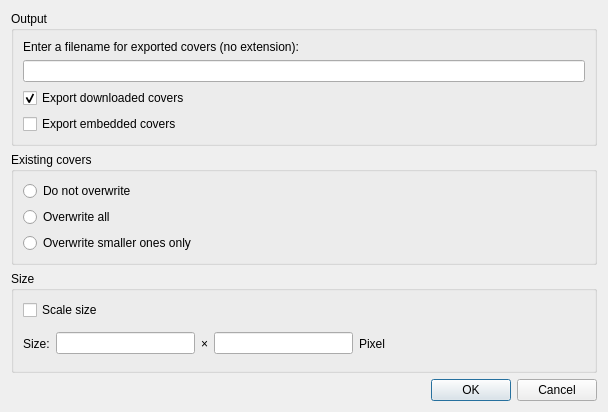
<?xml version="1.0" encoding="UTF-8"?>
<ui version="4.0">
 <class>AlbumCoverExport</class>
 <widget class="QDialog" name="AlbumCoverExport">
  <property name="geometry">
   <rect>
    <x>0</x>
    <y>0</y>
    <width>608</width>
    <height>412</height>
   </rect>
  </property>
  <property name="sizePolicy">
   <sizepolicy hsizetype="Fixed" vsizetype="Fixed">
    <horstretch>0</horstretch>
    <verstretch>0</verstretch>
   </sizepolicy>
  </property>
  <property name="windowTitle">
   <string>Export covers</string>
  </property>
  <property name="windowIcon">
   <iconset resource="../../data/data.qrc">
    <normaloff>:/icons/64x64/strawberry.png</normaloff>:/icons/64x64/strawberry.png</iconset>
  </property>
  <layout class="QVBoxLayout" name="verticalLayout">
   <item>
    <widget class="QGroupBox" name="groupBox">
     <property name="title">
      <string>Output</string>
     </property>
     <layout class="QVBoxLayout" name="verticalLayout_2">
      <item>
       <widget class="QLabel" name="label">
        <property name="text">
         <string>Enter a filename for exported covers (no extension):</string>
        </property>
       </widget>
      </item>
      <item>
       <widget class="QLineEdit" name="fileName"/>
      </item>
      <item>
       <widget class="QCheckBox" name="export_downloaded">
        <property name="text">
         <string>Export downloaded covers</string>
        </property>
        <property name="checked">
         <bool>true</bool>
        </property>
       </widget>
      </item>
      <item>
       <widget class="QCheckBox" name="export_embedded">
        <property name="text">
         <string>Export embedded covers</string>
        </property>
        <property name="checked">
         <bool>false</bool>
        </property>
       </widget>
      </item>
     </layout>
    </widget>
   </item>
   <item>
    <widget class="QGroupBox" name="groupBox_2">
     <property name="title">
      <string>Existing covers</string>
     </property>
     <layout class="QVBoxLayout" name="verticalLayout_3">
      <item>
       <widget class="QRadioButton" name="doNotOverwrite">
        <property name="text">
         <string>Do not overwrite</string>
        </property>
       </widget>
      </item>
      <item>
       <widget class="QRadioButton" name="overwriteAll">
        <property name="text">
         <string>Overwrite all</string>
        </property>
       </widget>
      </item>
      <item>
       <widget class="QRadioButton" name="overwriteSmaller">
        <property name="text">
         <string>Overwrite smaller ones only</string>
        </property>
       </widget>
      </item>
     </layout>
    </widget>
   </item>
   <item>
    <widget class="QGroupBox" name="groupBox_3">
     <property name="title">
      <string>Size</string>
     </property>
     <layout class="QVBoxLayout" name="verticalLayout_4">
      <item>
       <widget class="QCheckBox" name="forceSize">
        <property name="font">
         <font>
          <weight>50</weight>
          <bold>false</bold>
         </font>
        </property>
        <property name="text">
         <string>Scale size</string>
        </property>
       </widget>
      </item>
      <item>
       <layout class="QHBoxLayout" name="horizontalLayout">
        <item>
         <widget class="QLabel" name="label_4">
          <property name="text">
           <string>Size:</string>
          </property>
         </widget>
        </item>
        <item>
         <widget class="QLineEdit" name="width">
          <property name="sizePolicy">
           <sizepolicy hsizetype="Expanding" vsizetype="Fixed">
            <horstretch>0</horstretch>
            <verstretch>0</verstretch>
           </sizepolicy>
          </property>
          <property name="inputMethodHints">
           <set>Qt::ImhDigitsOnly</set>
          </property>
          <property name="inputMask">
           <string notr="true"/>
          </property>
          <property name="maxLength">
           <number>4</number>
          </property>
         </widget>
        </item>
        <item>
         <widget class="QLabel" name="label_2">
          <property name="text">
           <string notr="true">×</string>
          </property>
         </widget>
        </item>
        <item>
         <widget class="QLineEdit" name="height">
          <property name="inputMethodHints">
           <set>Qt::ImhDigitsOnly</set>
          </property>
          <property name="inputMask">
           <string notr="true"/>
          </property>
          <property name="maxLength">
           <number>4</number>
          </property>
         </widget>
        </item>
        <item>
         <widget class="QLabel" name="label_3">
          <property name="text">
           <string>Pixel</string>
          </property>
         </widget>
        </item>
        <item>
         <spacer name="horizontalSpacer_3">
          <property name="orientation">
           <enum>Qt::Horizontal</enum>
          </property>
          <property name="sizeType">
           <enum>QSizePolicy::Preferred</enum>
          </property>
          <property name="sizeHint" stdset="0">
           <size>
            <width>200</width>
            <height>20</height>
           </size>
          </property>
         </spacer>
        </item>
       </layout>
      </item>
     </layout>
    </widget>
   </item>
   <item>
    <widget class="QDialogButtonBox" name="buttonBox">
     <property name="orientation">
      <enum>Qt::Horizontal</enum>
     </property>
     <property name="standardButtons">
      <set>QDialogButtonBox::Cancel|QDialogButtonBox::Ok</set>
     </property>
    </widget>
   </item>
  </layout>
 </widget>
 <resources>
  <include location="../../data/data.qrc"/>
 </resources>
 <connections>
  <connection>
   <sender>buttonBox</sender>
   <signal>accepted()</signal>
   <receiver>AlbumCoverExport</receiver>
   <slot>accept()</slot>
   <hints>
    <hint type="sourcelabel">
     <x>248</x>
     <y>254</y>
    </hint>
    <hint type="destinationlabel">
     <x>157</x>
     <y>274</y>
    </hint>
   </hints>
  </connection>
  <connection>
   <sender>buttonBox</sender>
   <signal>rejected()</signal>
   <receiver>AlbumCoverExport</receiver>
   <slot>reject()</slot>
   <hints>
    <hint type="sourcelabel">
     <x>316</x>
     <y>260</y>
    </hint>
    <hint type="destinationlabel">
     <x>286</x>
     <y>274</y>
    </hint>
   </hints>
  </connection>
 </connections>
</ui>
